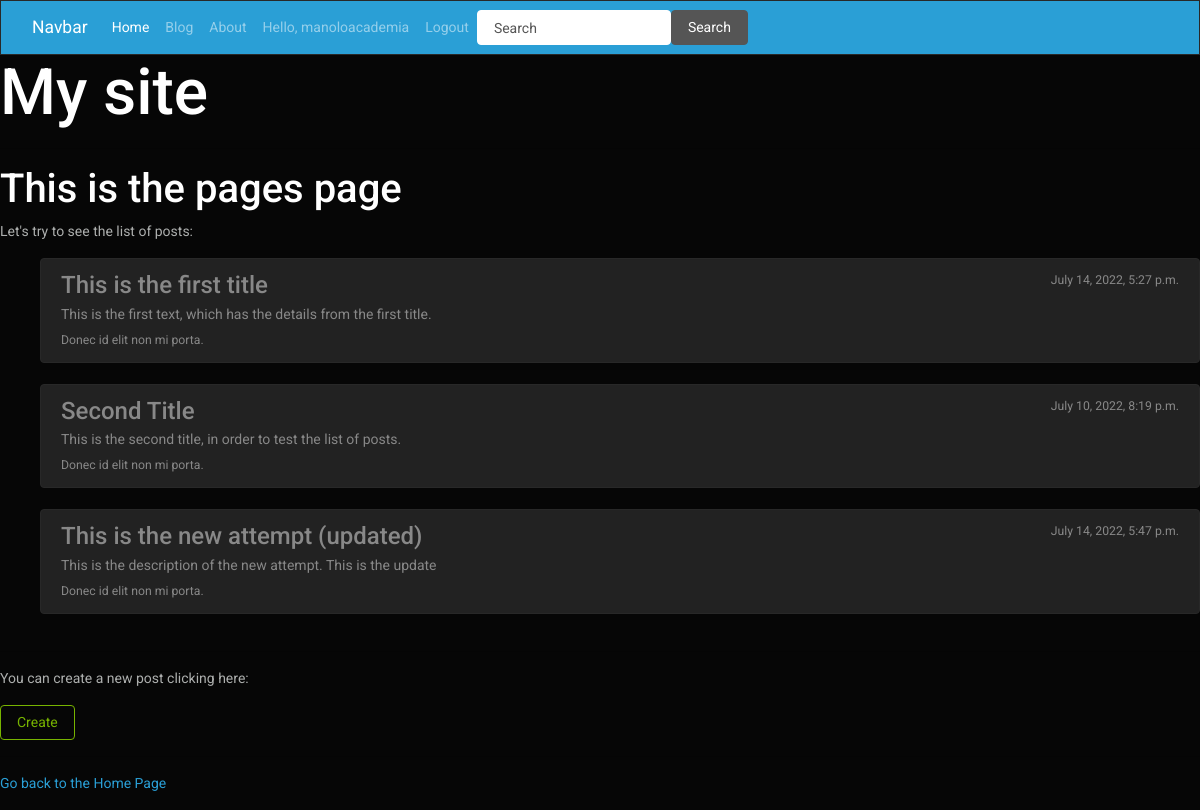
The app's page /pages/ (signed in) with its own data.
### blog/models.py (models this page shows, shortened)
class Post(models.Model):
    title = models.CharField(max_length=50)
    text = models.TextField()
    created_at = models.DateTimeField(auto_now=True)
    updated_at = models.DateTimeField(auto_now=True)

### blog/views.py (the view)
# urls.py: path('pages/', views.pages, name='pages'),
@login_required(login_url='login')
def pages(request):
    text_list = Post.objects.all()
    context = {'text_list': text_list}
    return render(request, 'pages.html', context)

### blog/templates/pages.html
{% extends 'base.html' %}
{% block content %}
    <hr>
    <h3>This is the pages page</h1>
    <p>Let's try to see the list of posts:</p>
    <p>
        {% if text_list %}
        <ul>
            {% for post in text_list %}
            <div class="list-group">
                <a href="{% url 'page_detail' post.id %}" class="list-group-item list-group-item-action flex-column align-items-start">
                <div class="d-flex w-100 justify-content-between">
                    <h5 class="mb-1">{{ post.title }}</h5>
                    <small>{{ post.created_at }}</small>
                </div>
                <p class="mb-1">{{ post.text }}</p>
                <small>Donec id elit non mi porta.</small>
                </a>
            </div>
            <br>
            {% endfor %}
        </ul>
        {% else %}
        <p>There are no posts yet in the blog.</p>
        {% endif %}
    </p>
    <hr>
    <p>You can create a new post clicking here: </p>
    <a href="{% url 'page_create' %}"><button type="button" class="btn btn-outline-success">Create</button></a>
    <hr>
    <p><a href="{% url 'home' %}">Go back to the Home Page</a></p>
{% endblock %}

### blog/templates/base.html (shortened to what this page needs)
<!DOCTYPE html>
<html>
<head>
    <link rel="stylesheet" href="https://cdn.jsdelivr.net/npm/bootswatch@4.5.2/dist/cyborg/bootstrap.min.css">
</head>
<nav class="navbar navbar-expand-lg navbar-dark bg-primary">
    <div class="container-fluid">
      <a class="navbar-brand" href="#">Navbar</a>
      <div class="collapse navbar-collapse" id="navbarColor01">
        <ul class="navbar-nav me-auto">
          <li class="nav-item">
            <a class="nav-link active" href="{% url 'home' %}">Home
            </a>
          </li>
          <li class="nav-item">
            <a class="nav-link" href="{% url 'pages' %}">Blog</a>
          </li>
          <li class="nav-item">
            <a class="nav-link" href="{% url 'about' %}">About</a>
          </li>
          <li class="nav-item">
            <a class="nav-link">Hello, {{ request.user }} </a>
          </li>
          <li class="nav-item">
            <a class="nav-link" href="{% url 'login' %}">Logout</a>
          </li>
        </ul>
        <form class="d-flex">
          <input class="form-control me-sm-2" type="text" placeholder="Search">
          <button class="btn btn-secondary my-2 my-sm-0" type="submit">Search</button>
        </form>
      </div>
    </div>
</nav>
<body>
    <h1>My site</h1>
    {% block content%}
    {% endblock %}
</body>
</html>

### records on screen
Post: title "This is the first title", created_at "July 14, 2022, 5:27 p.m.", text "This is the first text, which has the details from the first title."
Post: title "Second Title", created_at "July 10, 2022, 8:19 p.m.", text "This is the second title, in order to test the list of posts."
Post: title "This is the new attempt (updated)", created_at "July 14, 2022, 5:47 p.m.", text "This is the description of the new attempt. This is the update"

### other values on screen
{{ request.user }} "manoloacademia"
